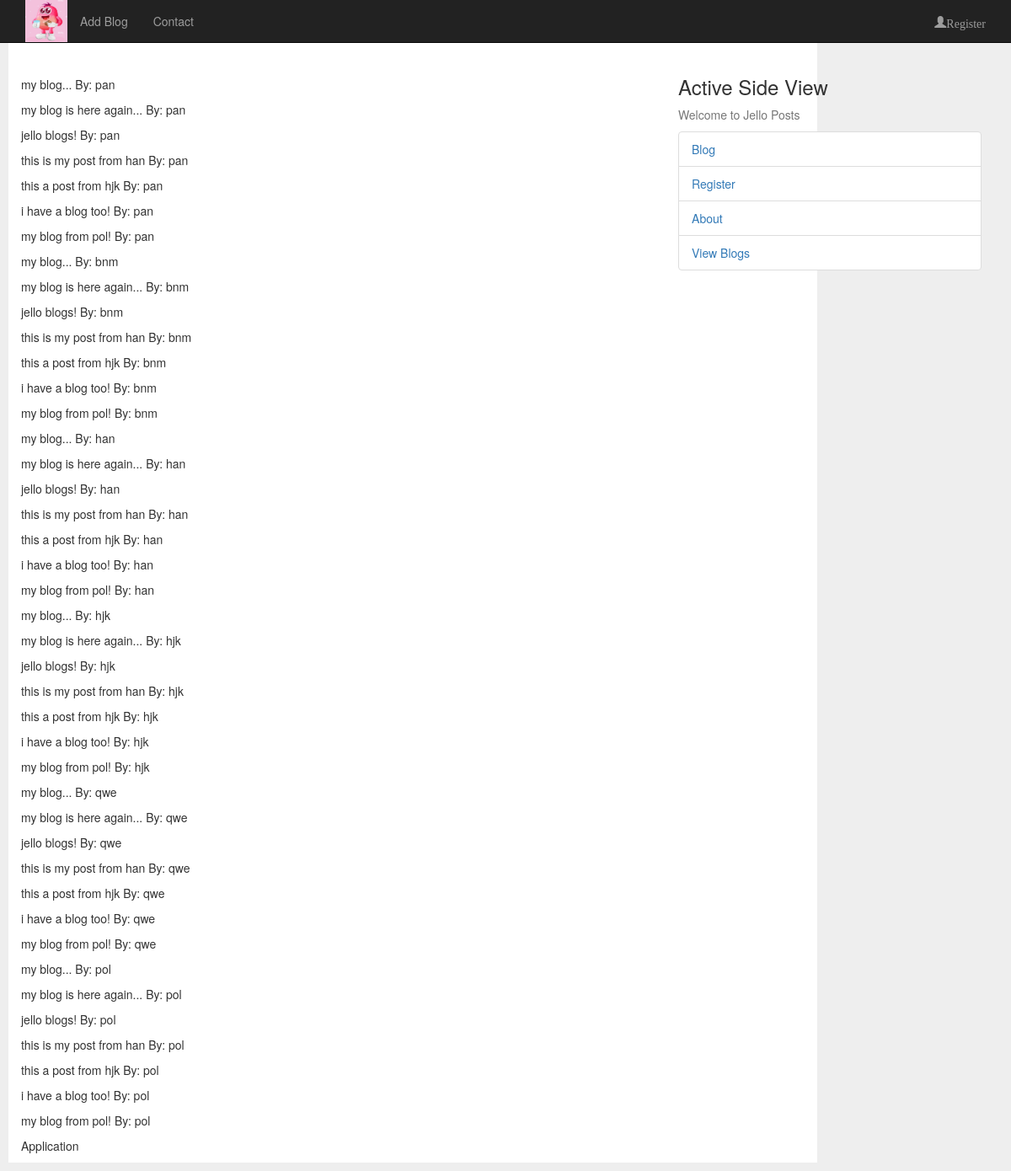
/postsX, run on the app's committed database.
### tables this page shows
CREATE TABLE post (
  id INTEGER PRIMARY KEY AUTOINCREMENT,
  author_id INTEGER NOT NULL,
  created TIMESTAMP NOT NULL DEFAULT CURRENT_TIMESTAMP,
  title TEXT NOT NULL,
  body TEXT NOT NULL,
  FOREIGN KEY (author_id) REFERENCES user (id)
);

CREATE TABLE user (
  id INTEGER PRIMARY KEY AUTOINCREMENT,
  username TEXT UNIQUE NOT NULL,
  password TEXT NOT NULL
);

### crud/blog.py (the view)
@bp.route('/postsX')
def get_post():
  db = get_db()
  posts = db.execute(
      'SELECT * from user, post',
  ).fetchall()
  return render_template('blog/postsX.html', posts=posts)

### crud/db.py (called while the page is built)
def get_db():
    if 'db' not in g:
        g.db = sqlite3.connect(
            current_app.config['DATABASE'],
            detect_types=sqlite3.PARSE_DECLTYPES
        )
        g.db.row_factory = sqlite3.Row
    return g.db

### crud/templates/blog/postsX.html
{% extends '_layout.html' %}
{% block content %}
<br>
{% for i in posts %}
  <p> {{ i['body'] }} By: {{ i['username'] }} </p>
{% endfor %}
{% endblock %}

### crud/templates/_layout.html (shortened to what this page needs)
<!DOCTYPE html>
<html>
<head>
    <link href="static/style.css" rel="stylesheet" type="text/css" />
    <link rel="stylesheet" href="https://maxcdn.bootstrapcdn.com/bootstrap/3.4.1/css/bootstrap.min.css">
    <link rel="stylesheet" href="https://ajax.googleapis.com/ajax/libs/jqueryui/1.13.2/themes/smoothness/jquery-ui.css">
</head>
<body>
    <div class="navbar navbar-inverse navbar-fixed-top">
        <div class="container">
            <div class="navbar-header">
                <img class='imghmain'width="50px" height="50px" href="#" src="{{ url_for('static', filename='blog1.jpg') }}" />
            </div>
            <div class="navbar-collapse collapse">
                <ul class="nav navbar-nav">
                    <li><a href="{{ url_for('blog.create') }}">Add Blog</a></li>
                    <li><a href="{{ url_for('blog.contact') }}">Contact</a></li>
                </ul>
                <ul class="nav navbar-nav navbar-right">
                    <li class="nav-item ml-auto">
                        <a href="{{ url_for('auth.register') }}" class="nav-link text-dark glyphicon glyphicon-user">Register</a>
                    </li>
                </ul>
            </div>
        </div>
    </div>
    <br><br><br>
    <main role="main" class="container">
        <div class="row">
            <div class="col-md-8">
                {% block content %}{% endblock %}
            </div>
            <div class="col-md-4">
                <div class="content-section">
                    <h3>Active Side View</h3>
                    <p class='text-muted'>
                        Welcome to Jello Posts
                        <ul class="list-group">
                          <li class="list-group-item"><a href="{{ url_for('blog.create') }}">Blog</a></li>
                          <li class="list-group-item"><a href="{{ url_for('auth.register') }}">Register</a></li>
                          <li class="list-group-item"><a href="{{ url_for('blog.index') }}">About</a></li>
                          <li class="list-group-item"><a href="{{ url_for('blog.get_post') }}">View Blogs</a></li>
                        </ul>
                    </p>
                </div>
            </div>
        </div>
        <footer>
            <p>Application</p>
        </footer>
    </main>
</body>
</html>

### crud/static/style.css (style rules this page uses)
html { font-family: sans-serif; background: #eee; padding: 1rem; }
body { max-width: 960px; margin: 0 auto; background: white; }
a { color: #377ba8; }

### data on the page
post: body "my blog...", username "pan", username "bnm", username "han", username "hjk", username "qwe", username "pol"
post: body "my blog is here again...", username "pan", username "bnm", username "han", username "hjk", username "qwe", username "pol"
post: body "jello blogs!", username "pan", username "bnm", username "han", username "hjk", username "qwe", username "pol"
post: body "this is my post from han", username "pan", username "bnm", username "han", username "hjk", username "qwe", username "pol"
post: body "this a post from hjk", username "pan", username "bnm", username "han", username "hjk", username "qwe", username "pol"
post: body "i have a blog too!", username "pan", username "bnm", username "han", username "hjk", username "qwe", username "pol"
post: body "my blog from pol!", username "pan", username "bnm", username "han", username "hjk", username "qwe", username "pol"
